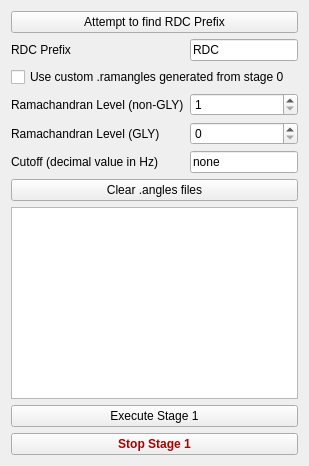
      <widget class="QWidget" name="tabStage1">
       <attribute name="title">
        <string>S1: Generate Angles</string>
       </attribute>
       <attribute name="toolTip">
        <string>Generate .angles files that contain combinations of possible phi/psi angles for any given residue N from 1 to the length of the polypeptide.</string>
       </attribute>
       <layout class="QHBoxLayout" name="horizontalLayout_6">
        <item>
         <layout class="QVBoxLayout" name="verticalLayout">
          <item>
           <layout class="QFormLayout" name="formLayout">
            <property name="fieldGrowthPolicy">
             <enum>QFormLayout::AllNonFixedFieldsGrow</enum>
            </property>
            <item row="0" column="0" colspan="2">
             <widget class="QPushButton" name="btFindRDC">
              <property name="text">
               <string>Attempt to find RDC Prefix</string>
              </property>
             </widget>
            </item>
            <item row="1" column="0">
             <widget class="QLabel" name="label">
              <property name="text">
               <string>RDC Prefix</string>
              </property>
             </widget>
            </item>
            <item row="1" column="1">
             <widget class="QLineEdit" name="leRDC">
              <property name="text">
               <string>RDC</string>
              </property>
             </widget>
            </item>
            <item row="3" column="0">
             <widget class="QLabel" name="label_2">
              <property name="text">
               <string>Ramachandran Level (non-GLY)</string>
              </property>
             </widget>
            </item>
            <item row="3" column="1">
             <widget class="QSpinBox" name="sbRLNonGly">
              <property name="minimum">
               <number>1</number>
              </property>
              <property name="maximum">
               <number>3</number>
              </property>
             </widget>
            </item>
            <item row="4" column="0">
             <widget class="QLabel" name="label_3">
              <property name="text">
               <string>Ramachandran Level (GLY)</string>
              </property>
             </widget>
            </item>
            <item row="4" column="1">
             <widget class="QSpinBox" name="sbRLGly">
              <property name="minimum">
               <number>0</number>
              </property>
              <property name="maximum">
               <number>2</number>
              </property>
              <property name="value">
               <number>0</number>
              </property>
             </widget>
            </item>
            <item row="5" column="0">
             <widget class="QLabel" name="label_4">
              <property name="text">
               <string>Cutoff (decimal value in Hz)</string>
              </property>
             </widget>
            </item>
            <item row="5" column="1">
             <widget class="QLineEdit" name="leCutoff">
              <property name="text">
               <string>none</string>
              </property>
             </widget>
            </item>
            <item row="7" column="0" colspan="2">
             <widget class="QPushButton" name="btClearAngleFiles">
              <property name="text">
               <string>Clear .angles files</string>
              </property>
             </widget>
            </item>
            <item row="2" column="0" colspan="2">
             <widget class="QCheckBox" name="cbRamAngles">
              <property name="text">
               <string>Use custom .ramangles generated from stage 0</string>
              </property>
             </widget>
            </item>
           </layout>
          </item>
          <item>
           <widget class="QTextBrowser" name="tbStage1Output"/>
          </item>
          <item>
           <widget class="QPushButton" name="btRunStage1">
            <property name="font">
             <font>
              <weight>50</weight>
              <bold>false</bold>
             </font>
            </property>
            <property name="autoFillBackground">
             <bool>false</bool>
            </property>
            <property name="styleSheet">
             <string notr="true"/>
            </property>
            <property name="text">
             <string>Execute Stage 1</string>
            </property>
            <property name="checkable">
             <bool>false</bool>
            </property>
           </widget>
          </item>
          <item>
           <widget class="QPushButton" name="btStopStage1">
            <property name="styleSheet">
             <string notr="true">font-weight: bold;
color: rgb(170, 0, 0);</string>
            </property>
            <property name="text">
             <string>Stop Stage 1</string>
            </property>
           </widget>
          </item>
         </layout>
        </item>
       </layout>
      </widget>
